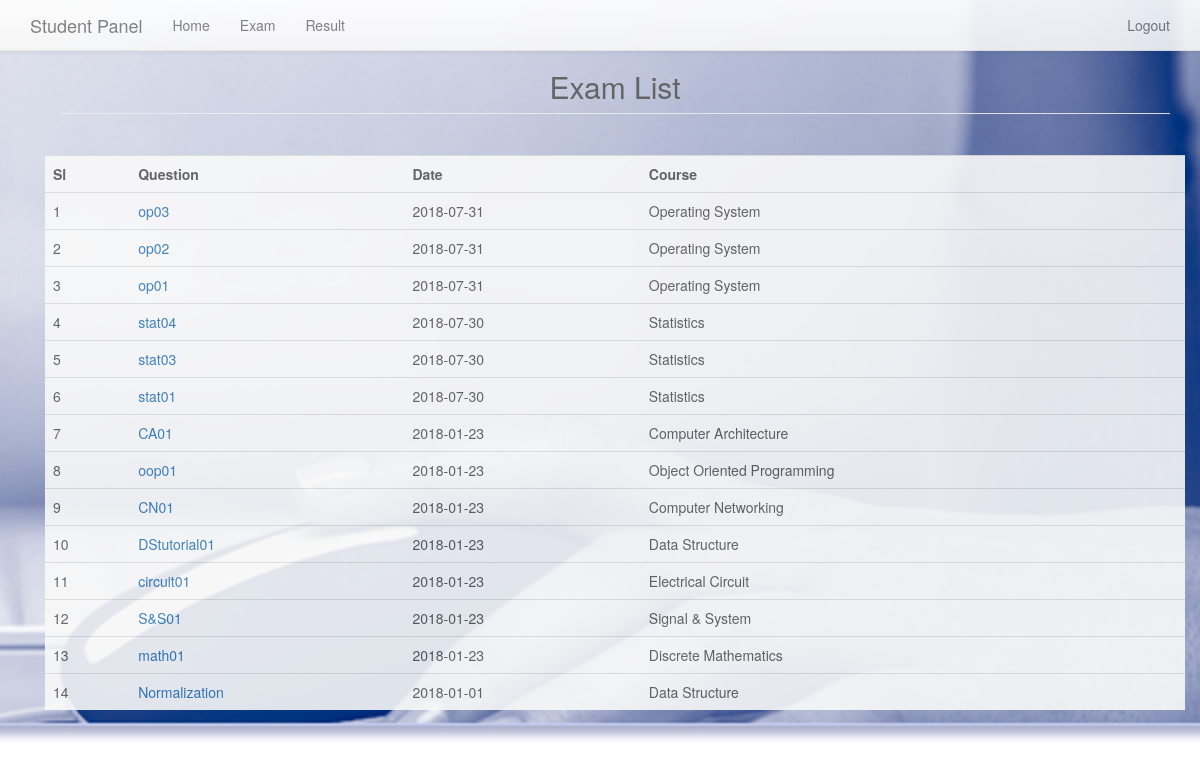
The app's page /student/index.php (signed in) with its own data.
### tables this page shows
CREATE TABLE `student` (
  `s_id` int(11) NOT NULL,
  `s_name` varchar(100) NOT NULL,
  `s_uname` varchar(100) NOT NULL,
  `s_password` varchar(1000) NOT NULL,
  `sem_id` int(11) NOT NULL,
  `s_email` varchar(100) NOT NULL
);

CREATE TABLE `exam` (
  `exam_id` int(11) NOT NULL,
  `exam_name` mediumtext NOT NULL,
  `t_id` int(11) NOT NULL,
  `sub_id` int(11) NOT NULL
);

CREATE TABLE `time` (
  `id` int(11) NOT NULL,
  `exam_id` int(11) NOT NULL,
  `date` varchar(100) NOT NULL,
  `s_time` varchar(100) NOT NULL,
  `e_time` varchar(100) NOT NULL
);

CREATE TABLE `subject` (
  `sub_id` int(11) NOT NULL,
  `sub_name` varchar(100) NOT NULL,
  `sem_id` int(11) NOT NULL
);

### includes/function.php (called while the page is built, shortened)
<?php
function student_info($s_id,$value) {
	global $db;
	$query = $db->query("SELECT * FROM student WHERE s_id='$s_id'");
	$row = $query->fetch_assoc();
	return $row[$value];
}
function is_student_Loggedin(){
	if (isset($_SESSION['s_id'])) {
			return true;
		} else {
		return false;
	}
}
?>

### student/index.php (the view)
<?php
include'header.php';
if(is_student_Loggedin()):
?>
<div class="container fluid">
  <div class="panel-heading">
    <h2 class="sub-header" align="center">Exam List</h2>
  </div>
  <br>
	<table class="table">
 		<tr>
 			<th>Sl</th>
 			<th>Question</th>
      <th>Date</th>
 			<th>Course</th>
 		</tr>
 		<?php
              $i=1;
              $id= student_info($_SESSION['s_id'],'s_id');
                $query = $db->query("select * from student ,subject inner join exam on exam.sub_id=subject.sub_id where student.s_id='$id' group by exam.exam_id ORDER BY `exam`.`exam_id` DESC ");
                if($query->num_rows>0) {
                  while($row = $query->fetch_assoc()) {
                    $exam_id=$row['exam_id'];
                   ?>
                <tr>
                    <td><?php echo$i?></td>
                    <td><a href="exam.php?id=<?php echo$row['exam_id']?>"><?php echo$row['exam_name']?></a></td>
                    <td id="demo">
      <?php
      $query1 = $db->query("SELECT * FROM time where exam_id='$exam_id'");
                if($query1->num_rows>0) {
                  while($row1 = $query1->fetch_assoc()) {
               echo $s_date=$row1['date'];
          }}?>
                    </td>
                    <td><?php echo$row['sub_name']?></td>
                </tr>
                <?php
                   $i++;}
                } else {
                  echo '<b >No Exam to Display</b>';
                }
              ?>
 	</table>
</div>
<?php else:?>
<?php header('Location: signin.php');  ?>
<?php endif?>

### assets/css/dashboard.css (style rules this page uses)
body { padding-top: 50px; }
.sub-header { padding-bottom: 10px; border-bottom: 1px solid #eee; }

### assets/css/carousel.css (style rules this page uses)
body { padding-bottom: 40px; color: #5a5a5a; }

### assets/css/signin.css (style rules this page uses)
body { padding-top: 40px; padding-bottom: 40px; background-color: #eee; }

### student/header.php (style rules this page uses)
body { background-image: url("../assets/img/banner-bg.jpg"); height: 100vh; -webkit-background-size: cover; background-size: cover; background-position: center; opacity: 0.9; background-attachment: fixed; }
tr { background-color: #f9f9f9 }

### records on screen
student: exam.exam_name "op03", subject.sub_name "Operating System", exam.exam_name "op02", exam.exam_name "op01", exam.exam_name "stat04", subject.sub_name "Statistics", exam.exam_name "stat03", exam.exam_name "stat01", exam.exam_name "CA01", subject.sub_name "Computer Architecture", exam.exam_name "oop01", subject.sub_name "Object Oriented Programming", exam.exam_name "CN01", subject.sub_name "Computer Networking", exam.exam_name "DStutorial01", subject.sub_name "Data Structure", exam.exam_name "circuit01", subject.sub_name "Electrical Circuit", exam.exam_name "S&S01", subject.sub_name "Signal & System", exam.exam_name "math01", subject.sub_name "Discrete Mathematics", exam.exam_name "Normalization"
time: date "2018-07-31"
time: date "2018-07-31"
time: date "2018-07-31"
time: date "2018-07-30"
time: date "2018-07-30"
time: date "2018-07-30"
time: date "2018-01-23"
time: date "2018-01-23"
time: date "2018-01-23"
time: date "2018-01-23"
time: date "2018-01-23"
time: date "2018-01-23"
time: date "2018-01-23"
time: date "2018-01-01"
